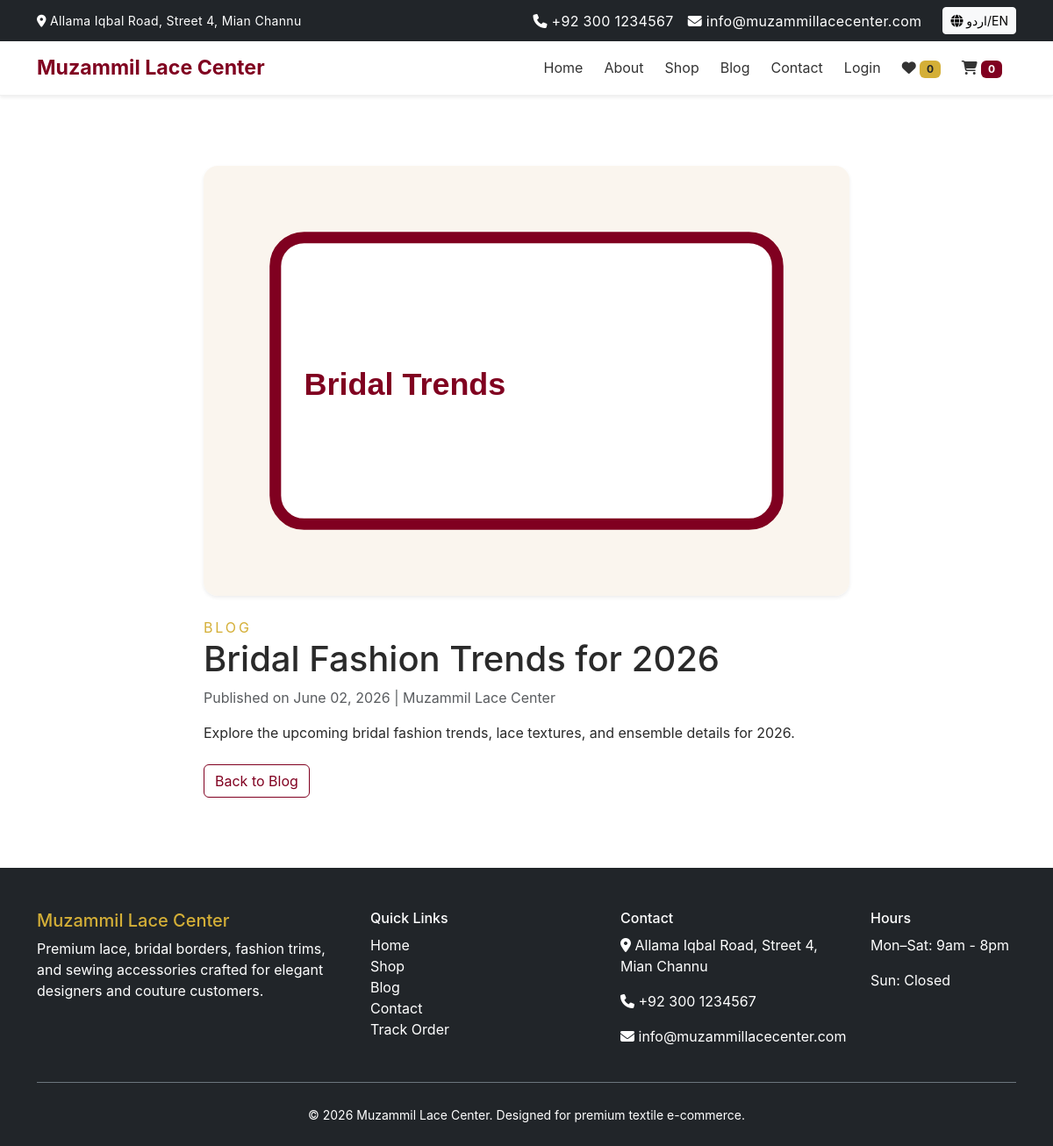
The page /post.php?id=1 on the database its author committed.
### tables this page shows
CREATE TABLE IF NOT EXISTS blog_posts (
    id INT UNSIGNED AUTO_INCREMENT PRIMARY KEY,
    title VARCHAR(250) NOT NULL,
    excerpt VARCHAR(500) NULL,
    content TEXT NOT NULL,
    author VARCHAR(120) NOT NULL DEFAULT 'Muzammil Lace Center',
    status TINYINT(1) NOT NULL DEFAULT 1,
    published_at DATETIME NOT NULL DEFAULT CURRENT_TIMESTAMP,
    created_at DATETIME NOT NULL DEFAULT CURRENT_TIMESTAMP
);

### includes/functions.php (called while the page is built, shortened)
<?php
function esc($text) {
    return htmlspecialchars($text, ENT_QUOTES, 'UTF-8');
}

### post.php (the view, shortened to what this page needs)
<?php
require_once __DIR__ . '/includes/header.php';
$id = isset($_GET['id']) ? (int)$_GET['id'] : 0;
$stmt = $pdo->prepare('SELECT * FROM blog_posts WHERE id = ? AND status = 1');
$stmt->execute([$id]);
$post = $stmt->fetch();
?>
<section class="section bg-white">
    <div class="container">
        <div class="row gy-4">
            <div class="col-lg-8 mx-auto">
                <img src="assets/images/blog-<?php echo esc($post['id']); ?>.svg" class="w-100 rounded-4 shadow-sm mb-4" alt="<?php echo esc($post['title']); ?>">
                <span class="section-title text-gold">Blog</span>
                <h1><?php echo esc($post['title']); ?></h1>
                <p class="text-muted">Published on <?php echo date('F d, Y', strtotime($post['published_at'])); ?> | <?php echo esc($post['author']); ?></p>
                <div class="content">
                    <?php echo nl2br(esc($post['content'])); ?>
                </div>
                <div class="mt-4">
                    <a href="blog.php" class="btn btn-outline-maroon">Back to Blog</a>
                </div>
            </div>
        </div>
    </div>
</section>
<?php require_once __DIR__ . '/includes/footer.php'; ?>

### assets/css/style.css (style rules this page uses)
:root { --primary: #800020; --secondary: #d4af37; --bg: #f9f7f5; --surface: #ffffff; --text: #2a2a2a; --muted: #6c6c6c; --border: rgba(128,0,32,0.12); }
* { box-sizing: border-box; }
html { scroll-behavior: smooth; }
body { margin: 0; font-family: 'Inter', sans-serif; background: var(--bg); color: var(--text); transition: background .35s ease, color .35s ease, opacity .35s ease; }
body.page-transition-enter { opacity: 0; }
body.page-transition-ready { opacity: 1; }
a { color: inherit; text-decoration: none; transition: color .25s ease; }
img { max-width: 100%; height: auto; display: block; }
.text-gold { color: var(--secondary) !important; }
.section { padding: 5rem 0; opacity: 0; transform: translateY(24px); transition: opacity .75s ease, transform .75s ease; }
.section.in-view { opacity: 1; transform: none; }
.section-title { text-transform: uppercase; letter-spacing: 0.18em; color: var(--muted); margin-bottom: 1rem; }
.btn-outline-maroon { border-color: var(--primary); color: var(--primary); }

### rows shown on the page
blog_posts: title "Bridal Fashion Trends for 2026", published_at "June 02, 2026", author "Muzammil Lace Center", content "Explore the upcoming bridal fashion trends, lace textures, and ensemble details for 2026."

### other values the page prints
$wishCount "0"
$cartCount "0"
